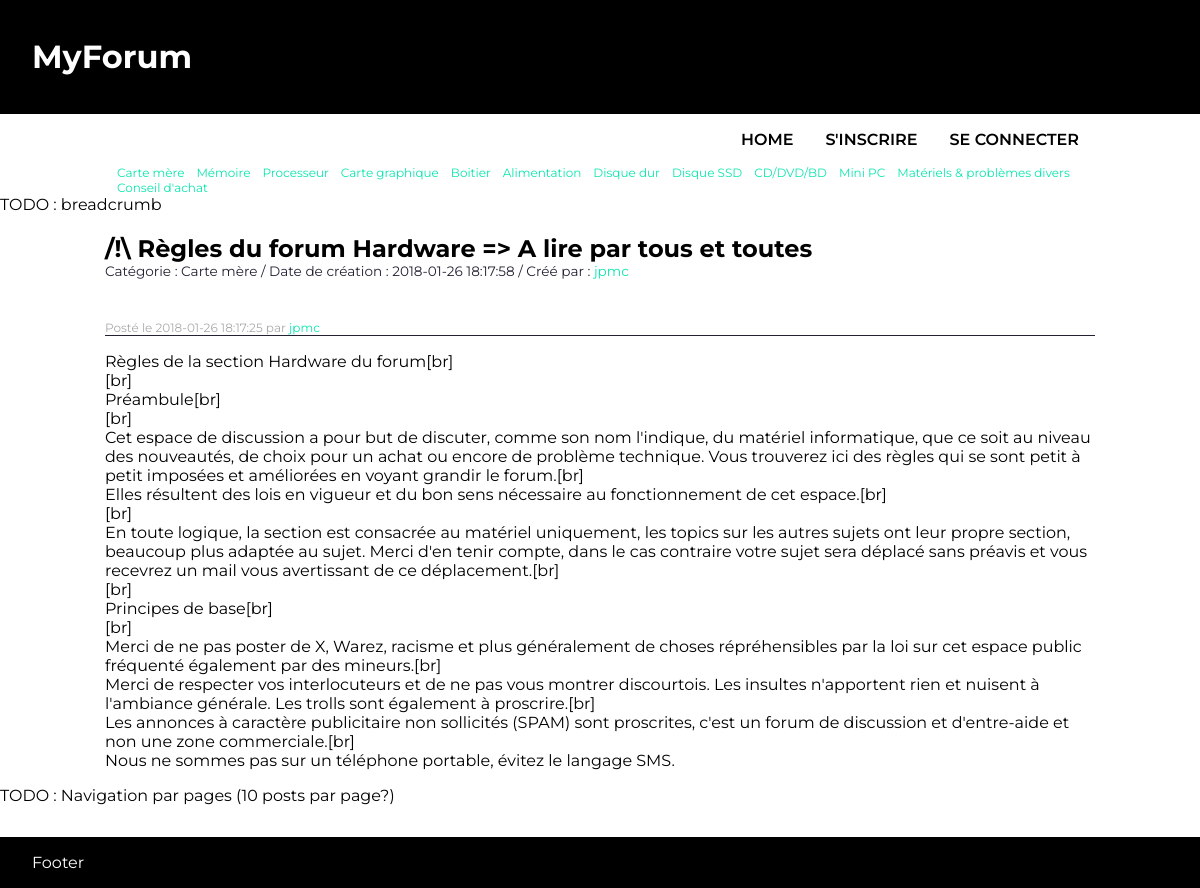
/?page=topic&topic=1, run on the app's committed database.
### tables this page shows
CREATE TABLE `category` (
  `id_category` int(11) NOT NULL,
  `label` varchar(60) NOT NULL
);

CREATE TABLE `topic` (
  `id_topic` int(11) NOT NULL,
  `title` varchar(60) NOT NULL,
  `date_creation` timestamp NULL DEFAULT NULL,
  `id_user` int(11) NOT NULL,
  `id_category` int(11) NOT NULL
);

CREATE TABLE `user` (
  `id_user` int(11) NOT NULL,
  `login` varchar(60) NOT NULL,
  `password` varchar(60) NOT NULL,
  `id_role` int(11) NOT NULL
);

CREATE TABLE `post` (
  `id_post` int(11) NOT NULL,
  `content` text NOT NULL,
  `date_creation` timestamp NULL DEFAULT NULL,
  `id_topic` int(11) NOT NULL,
  `id_user` int(11) NOT NULL
);

### index.php (called while the page is built, shortened)
<?php
require "functions.php";
$page = $_SESSION["my_get"]["page"];
switch($page)
{
	case "topic":       											$page_file = "topic.php";break;
}
include "commons/nav.php";
include "pages/".$page_file;
include "commons/footer.php";
?>

### functions.php (called while the page is built, shortened)
<?php
function getConnection()
{
    $link = mysqli_connect(DB_HOST, DB_USER, DB_PASS, DB_NAME);
	mysqli_set_charset($link,"utf8mb4");
    return $link;
}
function getCategoryList()
{
    $link = getConnection();
    $sql = "SELECT * FROM category";
    $statement = mysqli_prepare($link,$sql);
    mysqli_stmt_execute($statement);
    mysqli_stmt_bind_result($statement,$b_id,$b_label);
    $category_list = [];
    while(mysqli_stmt_fetch($statement))
    {
        $category_list[] = [
            "id" => $b_id,
            "label" => $b_label
        ];
    }
    return $category_list;
}
function getTopic($id_topic)
{
    $link = getConnection();
    $sql = "SELECT topic.title,topic.date_creation,topic.id_user,user.login,category.label
        FROM topic
        JOIN user
        ON topic.id_user = user.id_user
        JOIN category
        ON topic.id_category = category.id_category
        WHERE topic.id_topic =?";
    $statement = mysqli_prepare($link,$sql);
    mysqli_stmt_bind_param($statement,"i",$id_topic);
    mysqli_stmt_execute($statement);
    mysqli_stmt_bind_result($statement,$b_title,$b_date_creation,$b_id_user,$b_user_login,$b_category_label);
	$topic = null;
    if($b_title)
    {
        $topic = [
            "title" => $b_title,
            "date" => $b_date_creation,
            "id_user" => $b_id_user,
            "user_login" => $b_user_login,
            "category_label" => $b_category_label
        ];
    }
    return $topic;
}
function getPostList($id_topic)
{
    $link = getConnection();
    $sql = "SELECT post.id_post,post.content,post.date_creation,post.id_user,user.login
        FROM post
        JOIN user
        ON post.id_user = user.id_user
        WHERE id_topic =?";
    $statement = mysqli_prepare($link,$sql);
    mysqli_stmt_bind_param($statement,"i",$id_topic);
    mysqli_stmt_execute($statement);
    mysqli_stmt_bind_result($statement,$b_id_post,$b_content,$b_date_creation,$b_id_user,$b_user_login);
    $post_list = [];
    while(mysqli_stmt_fetch($statement))
    {
        $post_list[] = [
            "id" => $b_id_post,
            "content" => $b_content,
            "date" => $b_date_creation,
            "id_user" => $b_id_user,
            "user_login" => $b_user_login
        ];
    }
    return $post_list;
}
?>

### commons/nav_category.php (the view)
<?php
$category_list = getCategoryList();
$html_category_menu = "";
foreach ($category_list as $category)
{
    $html_category_menu .= "<li><a href=\"?page=topic_list&category=".$category["id"]."\">".htmlentities($category["label"])."</a></li>";
}
?>
<nav id="category-menu" class="main-wrap">
    <ul>
        <?php echo $html_category_menu; ?>
    </ul>
</nav>

### pages/topic.php (shortened to what this page needs)
<?php
if(isset($_SESSION["my_get"]["topic"]))
{
    $id_topic = $_SESSION["my_get"]["topic"];
    $topic = getTopic($id_topic);
    if($topic)
    {
        $post_list = getPostList($id_topic);
        $html_topic_title = $topic["title"];
        $html_topic_infos = "<p class=\"topic-infos\">Catégorie : ".htmlentities($topic["category_label"])." / Date de création : ".$topic["date"]." / Créé par : <a href=\"?user_id=".$topic["id_user"]."\">".htmlentities($topic["user_login"])."</a></p>\n";
        $html_post_list = "";
        foreach ($post_list as $post)
        {
            $html_post_list .= "<article id=\"".$post["id"]."\">";
            $html_edit_link = "";
            $html_delete_link = "";
            $html_post_list .= "<div class=\"post-infos\">Posté le ".$post["date"]." par <a href=\"?user_id=".$topic["id_user"]."\">".htmlentities($post["user_login"])."</a><div class=\"post_tools\">".$html_edit_link.$html_delete_link."</div></div>\n";
            $html_post_list .= "<p>".nl2br(htmlentities($post["content"]))."</p>\n";
            $html_post_list .= "</article>\n";
        }
    }
}
include "commons/nav_category.php";
?>
    <nav>
        TODO : breadcrumb
    </nav>
    <section id="topic" class="main-wrap">
        <h2><?php echo $html_topic_title; ?></h2>
        <?php echo $html_topic_infos; ?>
        <?php echo $html_post_list; ?>
    </section>
    <nav>TODO : Navigation par pages (10 posts par page?)</nav>

### assets/css/style.css (style rules this page uses)
body { margin:0;padding:0;font-family:'Montserrat',Arial, Helvetica, sans-serif; }
.main-wrap { max-width:990px;margin:0 auto; }
a { text-decoration:none;color:#0be6af; }
nav ol,nav ul { list-style-type:none;margin:0;padding:0; }
nav a,nav a:hover { text-decoration:none; }
#category-menu ul { display:flex;flex-wrap:wrap;font-size:0.75em; }
#category-menu ul li { padding-left:1em; }
#topic h2 { margin-bottom:0; }
.topic-infos { margin:0 0 3em 0;font-size:0.85em;color:#223; }
.post-infos { border-bottom:1px solid #223;font-size:0.75em;color:#aaa; }

### data on the page
category: label "Mémoire"
category: label "Processeur"
category: label "Carte graphique"
category: label "Boitier"
category: label "Alimentation"
category: label "Disque dur"
category: label "Disque SSD"
category: label "CD/DVD/BD"
category: label "Mini PC"
category: label "Matériels & problèmes divers"
category: label "Conseil d'achat"
topic: title "/!\\ Règles du forum Hardware => A lire par tous et toutes", id_category.label "Carte mère", date_creation "2018-01-26 18:17:58", id_user.login "jpmc"
post: date_creation "2018-01-26 18:17:25", id_user.login "jpmc", content "Règles de la section Hardware du forum[br] [br] Préambule[br] [br] Cet espace de discussion a pour but de discuter, comme son nom l'indique, du matériel informatique, que ce soit au niveau des nouveautés, de choix pour un achat ou encore de problème technique. Vous trouverez ici des règles qui se sont petit à petit imposées et améliorées en voyant grandir le forum.[br] Elles résultent des lois en vigueur et du bon sens nécessaire au fonctionnement de cet espace.[br] [br] En toute logique, la section est consacrée au matériel uniquement, les topics sur les autres sujets ont leur propre section, beaucoup plus adaptée au sujet. Merci d'en tenir compte, dans le cas contraire votre sujet sera…"

### other printed values
$category["label"] "Carte mère"
